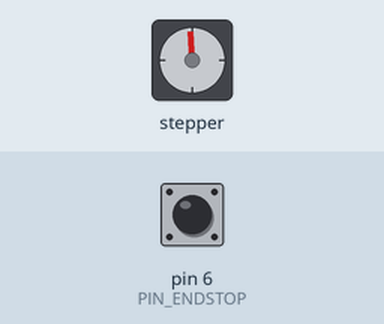
Recording of a sketch running on a simulated Arduino Uno, built with avr-gcc and run on an emulated ATmega328P. Parts: stepper motor. Wiring (inferred from the names in the program): stepper motor driver (200 steps per turn assumed): step pin 2; direction pin 3. Inputs (shaded band) come from the test bench; at power-on: pin 6 (PIN_ENDSTOP) HIGH.

Above: at 0.8 s.
0.9 s: pin 6 (PIN_ENDSTOP) pulled LOW for 0.15 s
Timing chart, 0 to 3.9 s (numbered marks = the images above; inputs shaded):
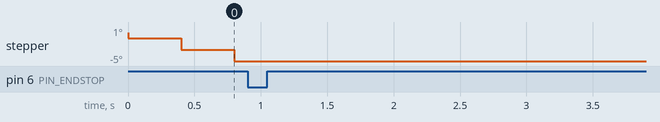

Measured:
- after the input at 0.9 s, stepper: stops changing and stays -5°

The sketch:

Piattforma_Treni.ino
```cpp
#include "define.h"
#include "delaylibrary.h"
#include "splitlibrary.h"
#include "communication.h"
#include "movement_management.h"


void setup() {

  Serial.begin(BAUDRATE);
  pinMode(PIN_MOTOR_STEP, OUTPUT);
  pinMode(PIN_MOTOR_DIR, OUTPUT);
  pinMode(PIN_ENDSTOP, INPUT_PULLUP);

  azzeramento();
}


void loop()
{
  read_serial();

  if (step_position == step_position_to_reach)//position not reached
  {
    speed_recived = 0;
    dir_selected = 2;
  }

  movimento(dir_selected);

  positioncheck(step_position);


}
```

communication.h
```cpp
char c;
bool letturavelocita = false;
String stringa = "";
String downloadserial = "";
int velocita = 1000;

void read_serial()
{
  if (Serial.available())
  {
    String line = Serial.readStringUntil('\n');//read the line while dont recive \n
    String * datarecived = splitstring(line);
    //set position to reach

    step_position_to_reach = datarecived[0].toInt();
    speed_recived = datarecived[1].toInt();
    dir_selected = datarecived[2].toInt();

  }


}
```

define.h
```cpp
/*##### Serial comunication #####*/
#define BAUDRATE                           9600

/*##### Step full rotation #####*/
#define STEP_FULL_ROTATION                 3199

/*##### Stepper motor settings #####*/
#define PIN_MOTOR_DIR                      3
#define PIN_MOTOR_STEP                     2

/*##### Pin endstop #####*/
#define PIN_ENDSTOP                        6   //pin per azzeramento piattaforma

/*##### Variables #####*/
float degrees_position = 0;
long step_position = 0;

/*##### Data recived #####*/
long step_position_to_reach = 0;
int speed_recived = 0;
int dir_selected = 2;
/*
   0 - clockwise
   1 - counterclockwise
   2 - none
*/
```

delaylibrary.h
```cpp
bool non_blocking_delay(unsigned long *tmp, long timeElapse) {
  unsigned long current_Millis = millis();
  bool result = false;

  if ((current_Millis - *tmp) >= timeElapse)
  {
    result = true;
  }

  return result;
}
```

movement_management.h
```cpp
void movimento(int direction_rotation)//incrementale
{
  static int fase = 0;
  static unsigned long tmpmem = millis();

  switch (fase)
  {
    case (0):
      if (direction_rotation == 0)
      {
        digitalWrite(PIN_MOTOR_DIR, HIGH);//pin rotazione
        digitalWrite(PIN_MOTOR_STEP, HIGH);//pin step
        step_position++;
        fase++;
      }
      else if (direction_rotation == 1)
      {
        digitalWrite(PIN_MOTOR_DIR, LOW);//
        digitalWrite(PIN_MOTOR_STEP, HIGH);//pin step
        step_position--;
        fase++;
      }
      break;

    case (1):
      if (non_blocking_delay(&tmpmem, 1)) //wait that motor reach the position
      {
        digitalWrite(PIN_MOTOR_STEP, LOW);
        tmpmem = millis();
        fase = 0;
      }
      break;
  }
}


void azzeramento()
{
  static unsigned long tmpmem = millis();
  //Serial.println("azzeramento");
  movimento(true);
  do
  {

    if (non_blocking_delay(&tmpmem, 200)) //wait that motor reach the position
    {
      movimento(true);
      tmpmem = millis();
    }
  }
  while (digitalRead(PIN_ENDSTOP) == HIGH);//position reached
  step_position = 0;//set zero


}

long positioncheck(long curr_position) {
  if (curr_position > STEP_FULL_ROTATION) {
    curr_position = 0;
  }

  if (curr_position < 0) {
    curr_position = STEP_FULL_ROTATION;
  }
}
```

splitlibrary.h
```cpp
/*
   This piece of code was copied from
   https://github.com/zmaker/arduino_cookbook/tree/master/311-SplitString/RGBSerial

*/


String *  splitstring(String input)
{
  String output[5];
  if (input.length() > 0) {
    //Serial.println(line);
    int m = 0;
    int n = input.indexOf(";");
    int indice = 0;

    while (n > 0) {
      String token = input.substring(n, m);
      //Serial.println(token);
      m = n + 1;
      n = input.indexOf(";", n + 1);

      //elaboro il token:
      output[indice] = token;
      indice++;
    }
  }

  return output;
}
```
